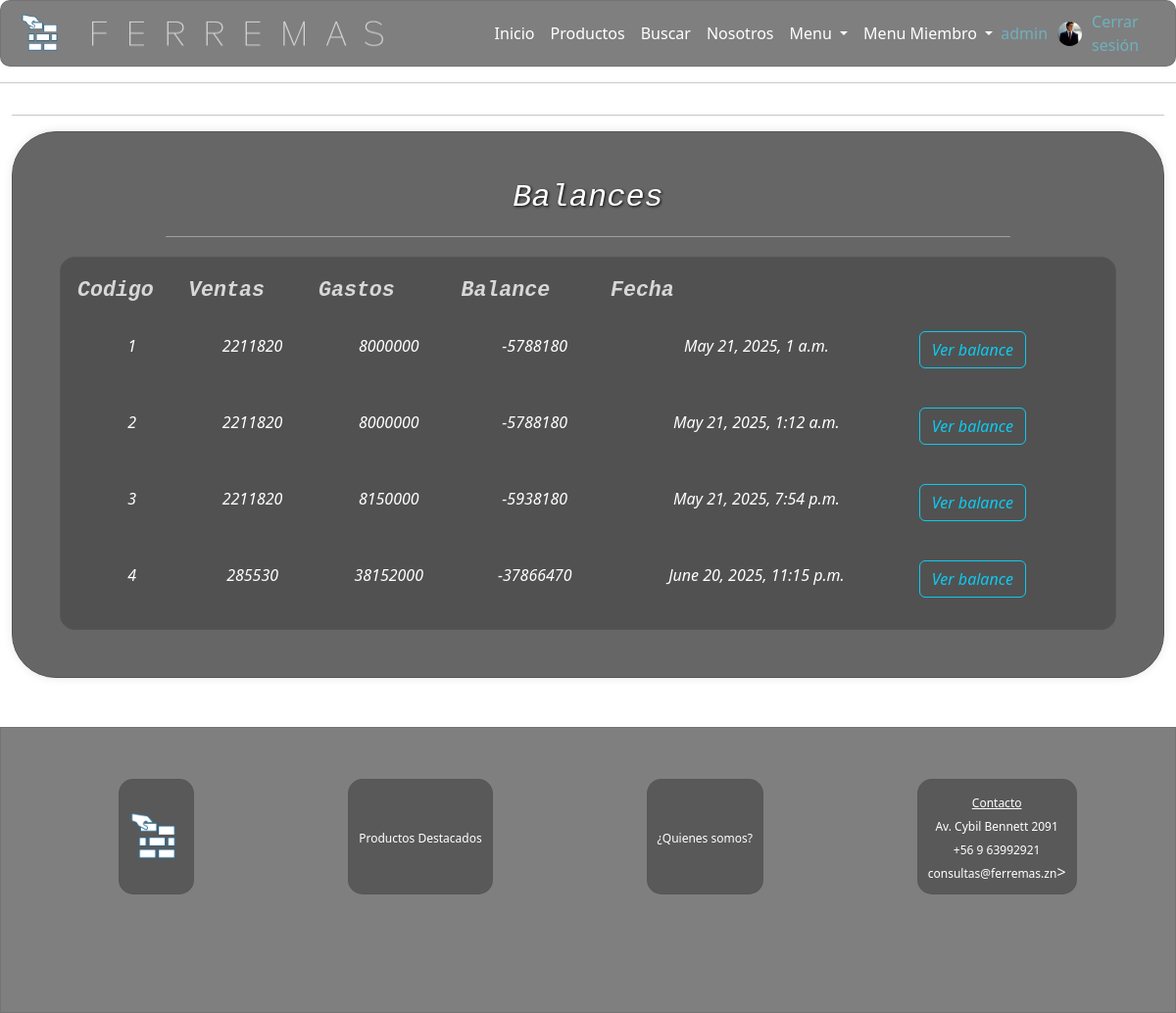
/balances/ (signed in), run on the app's committed database.
### core/models.py (models this page shows, shortened)
class CustomUser(AbstractUser):
    pic = models.ImageField(upload_to='profile_pics', null=True, blank=True, default='profile_pics/default.png')
    is_staff=models.BooleanField(default=False)
    tipo = models.CharField(max_length=20,
        choices=(
            ('cliente', 'Cliente'),
            ('vendedor', 'Vendedor'),
            ('bodeguero', 'Bodeguero'),
            ('contador', 'Contador'),
            ('administrador', 'Administrador'),
        ),default='Cliente',verbose_name='Tipo')
    bio = models.TextField(verbose_name='biografia', default='', null=True, blank=True)

class BalanceMensual(models.Model):
    id=models.AutoField(primary_key=True, verbose_name='idBalanceMensual')
    fecha=models.DateTimeField(auto_now_add=True, null=True, verbose_name='Fecha')
    totalVentas=models.IntegerField(default=0, null=True, blank=True, editable=False, verbose_name='TotalVentas')
    gastos=models.IntegerField(default=0, null=True, blank=True, editable=True, verbose_name='Gastos')
    BalanceMensual=models.IntegerField(default=0, null=True, blank=True, editable=False, verbose_name='BalanceMensual')
    notas=models.TextField(verbose_name='Notas', null=True, blank=True)

### core/views.py (the view)
# urls.py: path('balances/', views.balances,name="balances"),
def balances(request):
    if request.user.is_authenticated:
        if request.user.tipo == 'contador' or request.user.is_superuser:
            balances = BalanceMensual.objects.all()
        else:
            messages.error(request, "Privileges are needed")
            return redirect('index')
    return render(request,'balances.html', {'balances':balances})

### core/context_processor.py (called while the page is built)
def total_carrito(request):
    total=0
    if request.user.is_authenticated:
        try:
            carrito = request.session['carrito']
            if "carrito" in request.session:
                for key, value in carrito.items():
                    total+=(int(value["precio"]))*(value["cantidad"])
        except:
            total=0
    return {'total_carrito':int(total)}

### core/templates/balances.html
{% extends "base.html" %}
{% load static %}
{% block content %}
<div class="container-fluid">
    <hr>
    <div class="login-container">
        <div class="form-title" style="margin-bottom: 15px;">
            <h2>Balances</h2>
        </div>
        <span class="liner"></span>
        <div class="table-container">
            <table id="tobras">
                <thead>
                    <tr>
                        <th>Codigo</th>
                        <th>Ventas</th>
                        <th>Gastos</th>
                        <th>Balance</th>
                        <th>Fecha</th>
                    </tr>
                </thead>
                <tbody>
                    {% for bal in balances %}
                        <tr>
                            <td class="price">{{bal.id}}</td>
                            <td class="price">{{bal.totalVentas}}</td>
                            <td class="price">{{bal.gastos}}</td>
                            <td class="price">{{bal.BalanceMensual}}</td>
                            <td class="price">{{bal.fecha}}</td>
                            <td>
                                <div class="d-flex flex-direction-column flex-wrap justify-content-space-between">
                                    <a href="{% url 'balance' bal.id %}" class="btn btn-outline-info" style="margin-top:1vh;">Ver balance</a>
                                </div>
                            </td>
                        </tr>
                    {% endfor %}
                </tbody>
            </table>
        </div>
    </div>
</div>
{% endblock %}

### core/templates/menuMiembro.html (shortened to what this page needs)
{% load static %}
<div class="collapse navbar-collapse naz" id="navbarNavDropdown">
    <div>
        <ul class="navbar-nav me-auto mb-2 mb-lg-0">
            <li class="nav-item">
                <a class="nav-link" href="{% url 'index' %}">Inicio</a>
            </li>
            <li class="nav-item">
                <a class="nav-link" href="{% url 'products' %}">Productos</a>
            </li>
            <li class="nav-item">
                <a  class="nav-link" href="{% url 'buscar' %}">Buscar</a>
            </li>
            <li class="nav-item">
                <a  class="nav-link" href="{% url 'nosotros' %}">Nosotros</a>
            </li>
            {% if user.is_authenticated %}
                <li class="nav-item dropdown">
                    <a class="nav-link dropdown-toggle" href="#" role="button" data-bs-toggle="dropdown" aria-expanded="false">Menu
                    </a>
                </li>
                {% if user.is_staff %}
                    <li class="nav-item dropdown">
                        <a class="nav-link dropdown-toggle" href="#" role="button" data-bs-toggle="dropdown" aria-expanded="false">Menu Miembro
                        </a>
                    </li>
                {% endif %}
            {% endif %}
        </ul>
    </div>
    <div class="navbar-right">
        {% if user.is_authenticated %}
            <div class="boxes">
                <a href="{% url 'profile' %}" class="nav-link" >{{ user.username }}</a>
            </div>
            <a href="{% url 'profile' %}" class="nav-link"><img class="pic-user" src="{{user.pic.url}}" alt="imgGC" title="Click para ver tu Perfil"></a>
            <div class="boxes">
                <a href="{% url 'cerrar' %}" class="navbar-item" id="#">Cerrar sesión</a>
            </div>
        {% else %}
            <img src="{% static 'assets/icons/tea.png' %}" alt="imgGC">
            <div class="boxes">
                <a href="{% url 'login' %}" id="userGC">Iniciar sesion</a>
            </div>
        {% endif %}
    </div>
</div>

### core/static/css/mystyles.css (style rules this page uses)
body { background-image: url("../assets/img/fondo.png"); background-repeat: no-repeat; background-position: center; background-attachment: fixed; background-size: cover; display: flex; flex-direction: column; font-family: 'Ubuntu', "times new roman", times, roman, serif; }
.fade-in { animation: fadeIn 1s; -webkit-animation: fadeIn 1s; -moz-animation: fadeIn 1s; -o-animation: fadeIn 1s; -ms-animation: fadeIn 1s; }
.naz { display: flex; justify-content: space-between; align-items: center; padding-left: 10vh !important; }
.nav-item a { color: white; text-decoration:none; font-size: 2vh; }
.price { color: #ffffff !important; font-style: italic; }
.login-container { padding: 4vw; border-radius: 45px; border: 1px solid #555; box-shadow: 0 0 10px rgba(0, 0, 0, 0.1); background-color: rgba(0, 0, 0, 0.6); }
.form-title { text-align: center; font-style: italic; color: rgb(255, 255, 255); text-shadow: 1px 1px 3px rgb(5, 5, 5); font-family: 'Courier New', Courier, monospace; }
.btn-outline-info, .btn-outline-warning, .btn-outline-danger { font-size: 2vh; font-style: italic; }
.liner { background-color: rgba(255, 255, 255, 0.384); width: 80%; height: 1px; border-radius: 1px; display: block; margin: 0 auto; margin-top: 20px; margin-bottom: 20px; }
.table-container { width: 100%; overflow-x: scroll; background-color: rgba(0, 0, 0, 0.2); border-radius: 15px; border:1px solid #555; padding:1rem; }
table { border-collapse: collapse; width: 100%; background-color: rgba(0, 0, 0, 0); }
th { text-align: left !important; display: relative; font-size: 3vh; font-style: italic; }
td { display: relative; white-space: wrap; text-overflow: ellipsis; padding: 1rem; text-align: center; }
.pic-user { width: 10vw; border-radius: 50%; border:1 px solid rgb(14, 206, 235); margin-bottom: 2vh; }
thead th { color: #d7d7d7; font-family: 'Courier New', Courier, monospace; font-size: 2.7vh; font-style: italic; text-align: left; }
tbody td { color:rgb(255, 255, 255) !important; font-style: italic; }

### data on the page
CustomUser: username "admin", pic (picture)
BalanceMensual: id "1", totalVentas "2211820", gastos "8000000", BalanceMensual "-5788180", fecha "May 21, 2025, 1 a.m."
BalanceMensual: id "2", totalVentas "2211820", gastos "8000000", BalanceMensual "-5788180", fecha "May 21, 2025, 1:12 a.m."
BalanceMensual: id "3", totalVentas "2211820", gastos "8150000", BalanceMensual "-5938180", fecha "May 21, 2025, 7:54 p.m."
BalanceMensual: id "4", totalVentas "285530", gastos "38152000", BalanceMensual "-37866470", fecha "June 20, 2025, 11:15 p.m."
